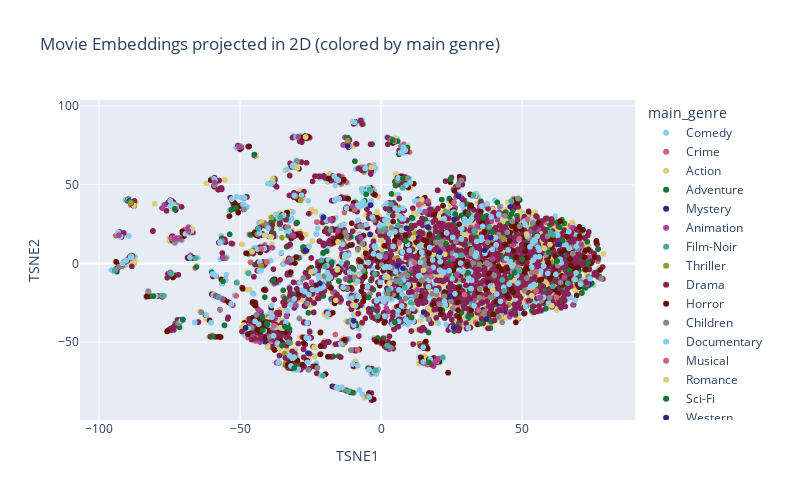

Notebook cell for this chart:
### Markdown cell above
Let's do the same with t-sne, an algorithm specialized for visualizing high dimensional spaces, you can read more about it there : https://en.wikipedia.org/wiki/T-distributed_stochastic_neighbor_embedding

### Code cell
from sklearn.manifold import TSNE

#TOFILL:

# Apply TSNE 
tsne = TSNE(n_components=2, random_state=42)
with tf.device('/cpu:0'):
    X_tsne = tsne.fit_transform(movie_emb_weights_scaled)

# Create a DataFrame for visualization
tsne_df = pd.DataFrame({
    'movieId': movies_name,
    'TSNE1': X_tsne[:, 0],
    'TSNE2': X_tsne[:, 1]
})

# Map back to original IDs and titles
tsne_df['originalId'] = tsne_df['movieId'].map(reverse_movie_ids_map)
tsne_df['title'] = tsne_df['originalId'].map(movieId_to_title)


# Merge with movie metadata (for genres)
tsne_df = tsne_df.merge(df_movies[['movieId', 'genres']], left_on='originalId', right_on='movieId', how='left')
tsne_df.drop(columns=['movieId_y'], inplace=True)
tsne_df.rename(columns={'movieId_x': 'movieId'}, inplace=True)

# Simplify genres: take only the first one for color clarity
tsne_df['main_genre'] = tsne_df['genres'].apply(lambda g: g.split('|')[0] if isinstance(g, str) else 'Unknown')

# Interactive scatter plot with Plotly
fig = px.scatter(
    tsne_df,
    x='TSNE1',
    y='TSNE2',
    color='main_genre',
    hover_name='title',
    hover_data={'main_genre': True},
    title='Movie Embeddings projected in 2D (colored by main genre)',
    width=800,   # largura em pixels
    height=500,    # altura em pixels
    color_discrete_sequence=px.colors.qualitative.Safe
)
#fig.update_traces(marker=dict(size=6, opacity=0.7))
fig.show()

### Figure 1 — Plotly figure (JSON) as saved in the notebook; plotly's stock layout.template omitted (floating-point values rounded to 4 significant figures; data arrays with more than 128 entries replaced by an {"elided": "..."} marker saying what was removed)
{"data": [{"customdata": {"elided": "2776x1 str values"}, "hovertemplate": "<b>%{hovertext}</b><br><br>main_genre=%{customdata[0]}<br>TSNE1=%{x}<br>TSNE2=%{y}<extra></extra>", "hovertext": {"elided": "2776 str values"}, "legendgroup": "Comedy", "marker": {"color": "rgb(136, 204, 238)", "symbol": "circle"}, "mode": "markers", "name": "Comedy", "showlegend": true, "type": "scattergl", "x": {"elided": "2776 float values"}, "xaxis": "x", "y": {"elided": "2776 float values"}, "yaxis": "y"}, {"customdata": {"elided": "534x1 str values"}, "hovertemplate": "<b>%{hovertext}</b><br><br>main_genre=%{customdata[0]}<br>TSNE1=%{x}<br>TSNE2=%{y}<extra></extra>", "hovertext": {"elided": "534 str values"}, "legendgroup": "Crime", "marker": {"color": "rgb(204, 102, 119)", "symbol": "circle"}, "mode": "markers", "name": "Crime", "showlegend": true, "type": "scattergl", "x": {"elided": "534 float values"}, "xaxis": "x", "y": {"elided": "534 float values"}, "yaxis": "y"}, {"customdata": {"elided": "1828x1 str values"}, "hovertemplate": "<b>%{hovertext}</b><br><br>main_genre=%{customdata[0]}<br>TSNE1=%{x}<br>TSNE2=%{y}<extra></extra>", "hovertext": {"elided": "1828 str values"}, "legendgroup": "Action", "marker": {"color": "rgb(221, 204, 119)", "symbol": "circle"}, "mode": "markers", "name": "Action", "showlegend": true, "type": "scattergl", "x": {"elided": "1828 float values"}, "xaxis": "x", "y": {"elided": "1828 float values"}, "yaxis": "y"}, {"customdata": {"elided": "652x1 str values"}, "hovertemplate": "<b>%{hovertext}</b><br><br>main_genre=%{customdata[0]}<br>TSNE1=%{x}<br>TSNE2=%{y}<extra></extra>", "hovertext": {"elided": "652 str values"}, "legendgroup": "Adventure", "marker": {"color": "rgb(17, 119, 51)", "symbol": "circle"}, "mode": "markers", "name": "Adventure", "showlegend": true, "type": "scattergl", "x": {"elided": "652 float values"}, "xaxis": "x", "y": {"elided": "652 float values"}, "yaxis": "y"}, {"customdata": [["Mystery"], ["Mystery"], ["Mystery"], ["Mystery"], ["Mystery"], ["Mystery"], ["Mystery"], ["Mystery"], ["Mystery"], ["Mystery"], ["Mystery"], ["Mystery"], ["Mystery"], ["Mystery"], ["Mystery"], ["Mystery"], ["Mystery"], ["Mystery"], ["Mystery"], ["Mystery"], ["Mystery"], ["Mystery"], ["Mystery"], ["Mystery"], ["Mystery"], ["Mystery"], ["Mystery"], ["Mystery"], ["Mystery"], ["Mystery"], ["Mystery"], ["Mystery"], ["Mystery"], ["Mystery"], ["Mystery"], ["Mystery"], ["Mystery"], ["Mystery"], ["Mystery"], ["Mystery"], ["Mystery"], ["Mystery"], ["Mystery"], ["Mystery"], ["Mystery"], ["Mystery"], ["Mystery"], ["Mystery"]], "hovertemplate": "<b>%{hovertext}</b><br><br>main_genre=%{customdata[0]}<br>TSNE1=%{x}<br>TSNE2=%{y}<extra></extra>", "hovertext": ["Seven (a.k.a. Se7en) (1995)", "District 9 (2009)", "Memento (2000)", "Vanilla Sky (2001)", "Old Boy (2003)", "Saboteur (1942)", "Twelve Monkeys (a.k.a. 12 Monkeys) (1995)", "Absolute Power (1997)", "Jennifer 8 (1992)", "Maltese Falcon, The (a.k.a. Dangerous Female) (1931)", "Rear Window (1954)", "Dead Again (1991)", "Vanishing, The (1993)", "Exam (2009)", "Secret Window (2004)", "Spellbound (1945)", "Pacific Heights (1990)", "Super 8 (2011)", "Inferno (2016)", "Stepford Wives, The (1975)", "Enemy (2013)", "Blow Out (1981)", "Just Cause (1995)", "Seconds (1966)", "True Crime (1996)", "Eyes of Laura Mars (1978)", "Cat o' Nine Tails, The (Gatto a nove code, Il) (1971)", "The Boy Next Door (2015)", "Unforgettable (1996)", "Fear X (2003)", "Andromeda Strain, The (1971)", "Buried (2010)", "Mortal Thoughts (1991)", "Body Double (1984)", "Masquerade (1988)", "Bunny Lake Is Missing (1965)", "Truth About Charlie, The (2002)", "Project X (1968)", "Raven, The (2012)", "The Wailing (2016)", "Death Note Rewrite: Genshisuru Kami (2007)", "Dressed to Kill (1980)", "Sherlock Holmes: The Woman in Green (1945)", "Narcopolis (2014)", "Shattered (1991)", "Stage Fright (1950)", "Obsession (1976)", "Underneath (1995)"], "legendgroup": "Mystery", "marker": {"color": "rgb(51, 34, 136)", "symbol": "circle"}, "mode": "markers", "name": "Mystery", "showlegend": true, "type": "scattergl", "x": [62.39, 44.37, 44.7, -56.04, 59.29, 19.44, 33.79, 59.12, 12.92, 28.21, -25.65, -52.83, 58.69, 45.34, 41.67, -40.77, 15.14, -25.75, 20.99, 42.0, 5.287, 26.9, -38.92, 73.65, -44.4, 22.97, 67.24, 6.425, -27.51, -11.51, 63.87, -7.229, 27.01, -17.29, 1.425, -38.4, -2.358, 19.79, -7.481, 36.59, 7.946, -33.13, -9.19, -16.29, -41.15, -37.45, -59.24, 20.06], "xaxis": "x", "y": [-18.08, -30.76, 19.74, 3.293, -2.121, 2.183, -20.64, 18.89, 16.84, -20.8, -19.89, 34.44, -2.57, 17.47, -20.79, -40.83, -30.99, -22.58, -10.87, -25.88, -20.6, -20.19, -27.19, -13.11, -43.0, 29.17, 17.77, 71.72, 10.32, 74.3, 4.01, 90.6, -21.58, -78.12, -37.01, 51.7, -68.83, -28.93, 23.6, -4.744, 73.89, -7.233, -21.52, -78.67, -49.76, -11.35, -20.17, 46.42], "yaxis": "y"}, {"customdata": {"elided": "297x1 str values"}, "hovertemplate": "<b>%{hovertext}</b><br><br>main_genre=%{customdata[0]}<br>TSNE1=%{x}<br>TSNE2=%{y}<extra></extra>", "hovertext": {"elided": "297 str values"}, "legendgroup": "Animation", "marker": {"color": "rgb(170, 68, 153)", "symbol": "circle"}, "mode": "markers", "name": "Animation", "showlegend": true, "type": "scattergl", "x": {"elided": "297 float values"}, "xaxis": "x", "y": {"elided": "297 float values"}, "yaxis": "y"}, {"customdata": [["Film-Noir"], ["Film-Noir"], ["Film-Noir"], ["Film-Noir"], ["Film-Noir"], ["Film-Noir"], ["Film-Noir"], ["Film-Noir"], ["Film-Noir"], ["Film-Noir"], ["Film-Noir"], ["Film-Noir"]], "hovertemplate": "<b>%{hovertext}</b><br><br>main_genre=%{customdata[0]}<br>TSNE1=%{x}<br>TSNE2=%{y}<extra></extra>", "hovertext": ["Third Man, The (1949)", "Maltese Falcon, The (1941)", "Out of the Past (1947)", "Angel Heart (1987)", "D.O.A. (1988)", "Notorious (1946)", "Kiss Me Deadly (1955)", "Suspicion (1941)", "Undercurrent (1946)", "Suture (1993)", "Pickup on South Street (1953)", "13 Tzameti (2005)"], "legendgroup": "Film-Noir", "marker": {"color": "rgb(68, 170, 153)", "symbol": "circle"}, "mode": "markers", "name": "Film-Noir", "showlegend": true, "type": "scattergl", "x": [39.78, -42.11, 49.63, 9.67, 32.0, 31.59, -80.89, -21.19, -48.03, -68.4, -14.69, -59.77], "xaxis": "x", "y": [-32.38, -41.43, 18.26, 53.92, -25.82, 13.48, -20.83, 0.3319, -43.15, 20.69, 23.09, -6.714], "yaxis": "y"}, {"customdata": [["Thriller"], ["Thriller"], ["Thriller"], ["Thriller"], ["Thriller"], ["Thriller"], ["Thriller"], ["Thriller"], ["Thriller"], ["Thriller"], ["Thriller"], ["Thriller"], ["Thriller"], ["Thriller"], ["Thriller"], ["Thriller"], ["Thriller"], ["Thriller"], ["Thriller"], ["Thriller"], ["Thriller"], ["Thriller"], ["Thriller"], ["Thriller"], ["Thriller"], ["Thriller"], ["Thriller"], ["Thriller"], ["Thriller"], ["Thriller"], ["Thriller"], ["Thriller"], ["Thriller"], ["Thriller"], ["Thriller"], ["Thriller"], ["Thriller"], ["Thriller"], ["Thriller"], ["Thriller"], ["Thriller"], ["Thriller"], ["Thriller"], ["Thriller"], ["Thriller"], ["Thriller"], ["Thriller"], ["Thriller"], ["Thriller"], ["Thriller"], ["Thriller"], ["Thriller"], ["Thriller"], ["Thriller"], ["Thriller"], ["Thriller"], ["Thriller"], ["Thriller"], ["Thriller"], ["Thriller"], ["Thriller"], ["Thriller"], ["Thriller"], ["Thriller"], ["Thriller"], ["Thriller"], ["Thriller"], ["Thriller"], ["Thriller"], ["Thriller"], ["Thriller"], ["Thriller"], ["Thriller"], ["Thriller"], ["Thriller"], ["Thriller"], ["Thriller"], ["Thriller"], ["Thriller"], ["Thriller"], ["Thriller"], ["Thriller"], ["Thriller"]], "hovertemplate": "<b>%{hovertext}</b><br><br>main_genre=%{customdata[0]}<br>TSNE1=%{x}<br>TSNE2=%{y}<extra></extra>", "hovertext": ["Fugitive, The (1993)", "Hush (2016)", "Safe (1995)", "Malice (1993)", "10 Cloverfield Lane (2016)", "The Girl on the Train (2016)", "15 Minutes (2001)", "High Crimes (2002)", "Hush (1998)", "Fear (1996)", "Panic Room (2002)", "Cop (1988)", "Red Rock West (1992)", "Miss Sloane (2016)", "Arlington Road (1999)", "Crush, The (1993)", "Sleepers (1996)", "The Thinning (2016)", "Cape Fear (1991)", "In Crowd, The (2000)", "Best Offer, The (Migliore offerta, La) (2013)", "Don't Breathe (2016)", "Standoff (2016)", "Manchurian Candidate, The (2004)", "Hideaway (1995)", "Spotlight (2015)", "Dead Zone, The (1983)", "Felony (2013)", "Dead Calm (1989)", "Fourth Protocol, The (1987)", "Gift, The (2000)", "Perfect Murder, A (1998)", "Mojave (2015)", "Sliver (1993)", "Across the Hall (2009)", "Guest, The (2014)", "Spartan (2004)", "A Most Wanted Man (2014)", "Stranger in the House (1997)", "Jade (1995)", "Eye of the Beholder (1999)", "Stay (2005)", "Bone Collector, The (1999)", "Strangeland (1998)", "Best Seller (1987)", "Who Am I (Kein System Ist Sicher) (2014)", "Skulls, The (2000)", "Tiger Raid (2016)", "Swimfan (2002)", "Kill Me Three Times (2014)", "I Saw What You Did (1965)", "Twisted (2004)", "Atomic Blonde (2017)", "I Confess (1953)", "Eye, The (Gin gwai) (Jian gui) (2002)", "Sabotage (1936)", "The Loft (2014)", "Don't Say a Word (2001)", "Topaz (1969)", "Felicia's Journey (1999)", "Blink (1994)", "Odessa File, The (1974)", "Glass House, The (2001)", "Bless the Child (2000)", "Shadow Conspiracy (1997)", "American Fable (2017)", "Coma (1978)", "Careful What You Wish For (2015)", "Frenzy (1972)", "Elle (2016)", "Torn Curtain (1966)", "Intact (Intacto) (2001)", "The Maid's Room (2014)", "Colonia (2016)", "Return to Sender (2015)", "Secret Agent (1936)", "Blue Ruin (2013)", "Tightrope (1984)", "Bad Karma (2012)", "Eyewitness (Janitor, The) (1981)", "Ipcress File, The (1965)", "Seven Days in May (1964)", "Domestic Disturbance (2001)"], "legendgroup": "Thriller", "marker": {"color": "rgb(153, 153, 51)", "symbol": "circle"}, "mode": "markers", "name": "Thriller", "showlegend": true, "type": "scattergl", "x": [36.32, 22.87, 43.54, 60.4, 11.45, 12.08, 50.83, 48.44, 24.73, 38.2, -38.7, 34.83, -1.874, -56.87, -32.24, 45.32, -3.272, 45.19, 5.721, -14.2, 34.74, -50.68, -4.122, 36.26, 28.39, 47.49, 70.88, 52.4, 0.5931, -33.8, -41.9, 48.11, -13.61, -48.41, -24.06, -59.15, -42.18, 4.255, -42.65, 6.153, -26.74, -65.82, 42.83, -9.449, -89.54, -37.25, -8.02, 13.17, -14.12, 55.76, -27.95, 39.53, -35.14, 14.28, 29.14, -6.121, 24.66, 29.73, -42.64, -6.406, -70.37, -2.358, -57.54, 17.97, 27.12, 51.72, 53.0, -62.33, -74.87, -7.197, -14.2, -30.73, -44.45, -87.58, 39.28, -25.33, -8.992, 13.56, -44.58, -43.78, -34.22, -75.25, 41.03], "xaxis": "x", "y": [-32.31, 33.08, 15.35, 0.7417, -24.98, 18.96, 20.61, 7.645, -13.01, 17.76, 29.21, 10.07, -7.257, -10.02, -50.51, -26.4, -15.66, 12.37, 3.513, -51.02, 26.53, 36.05, -85.0, 1.036, 52.9, 37.56, 20.09, 11.18, 17.84, -63.49, 23.97, 40.39, -51.49, 41.58, -65.36, 48.84, -38.79, -19.67, -1.671, 35.72, 8.03, 3.296, 17.43, -64.36, 39.86, -11.76, 0.7982, -11.0, 50.4, 4.229, -46.95, 4.12, 16.32, 39.74, -17.66, 58.07, -19.13, 1.608, -37.65, 88.48, 19.42, -68.83, -21.52, 1.111, -9.806, 5.914, -3.04, -32.9, -5.683, 61.05, 24.03, 42.83, 68.68, 36.75, -1.971, -43.63, 38.16, -50.97, -26.6, -47.2, -57.2, -42.22, 8.55], "yaxis": "y"}, {"customdata": {"elided": "2218x1 str values"}, "hovertemplate": "<b>%{hovertext}</b><br><br>main_genre=%{customdata[0]}<br>TSNE1=%{x}<br>TSNE2=%{y}<extra></extra>", "hovertext": {"elided": "2218 str values"}, "legendgroup": "Drama", "marker": {"color": "rgb(136, 34, 85)", "symbol": "circle"}, "mode": "markers", "name": "Drama", "showlegend": true, "type": "scattergl", "x": {"elided": "2218 float values"}, "xaxis": "x", "y": {"elided": "2218 float values"}, "yaxis": "y"}, {"customdata": {"elided": "468x1 str values"}, "hovertemplate": "<b>%{hovertext}</b><br><br>main_genre=%{customdata[0]}<br>TSNE1=%{x}<br>TSNE2=%{y}<extra></extra>", "hovertext": {"elided": "468 str values"}, "legendgroup": "Horror", "marker": {"color": "rgb(102, 17, 0)", "symbol": "circle"}, "mode": "markers", "name": "Horror", "showlegend": true, "type": "scattergl", "x": {"elided": "468 float values"}, "xaxis": "x", "y": {"elided": "468 float values"}, "yaxis": "y"}, {"customdata": {"elided": "197x1 str values"}, "hovertemplate": "<b>%{hovertext}</b><br><br>main_genre=%{customdata[0]}<br>TSNE1=%{x}<br>TSNE2=%{y}<extra></extra>", "hovertext": {"elided": "197 str values"}, "legendgroup": "Children", "marker": {"color": "rgb(136, 136, 136)", "symbol": "circle"}, "mode": "markers", "name": "Children", "showlegend": true, "type": "scattergl", "x": {"elided": "197 float values"}, "xaxis": "x", "y": {"elided": "197 float values"}, "yaxis": "y"}, {"customdata": {"elided": "385x1 str values"}, "hovertemplate": "<b>%{hovertext}</b><br><br>main_genre=%{customdata[0]}<br>TSNE1=%{x}<br>TSNE2=%{y}<extra></extra>", "hovertext": {"elided": "385 str values"}, "legendgroup": "Documentary", "marker": {"color": "rgb(136, 204, 238)", "symbol": "circle"}, "mode": "markers", "name": "Documentary", "showlegend": true, "type": "scattergl", "x": {"elided": "385 float values"}, "xaxis": "x", "y": {"elided": "385 float values"}, "yaxis": "y"}, {"customdata": [["Musical"], ["Musical"], ["Musical"], ["Musical"], ["Musical"], ["Musical"], ["Musical"], ["Musical"], ["Musical"], ["Musical"], ["Musical"], ["Musical"], ["Musical"], ["Musical"], ["Musical"], ["Musical"], ["Musical"], ["Musical"], ["Musical"], ["Musical"], ["Musical"], ["Musical"], ["Musical"]], "hovertemplate": "<b>%{hovertext}</b><br><br>main_genre=%{customdata[0]}<br>TSNE1=%{x}<br>TSNE2=%{y}<extra></extra>", "hovertext": ["Sound of Music, The (1965)", "Meet Me in St. Louis (1944)", "Oklahoma! (1955)", "From Justin to Kelly (2003)", "American in Paris, An (1951)", "Tommy (1975)", "Easter Parade (1948)", "Calamity Jane (1953)", "South Pacific (1958)", "Breakin' 2: Electric Boogaloo (1984)", "Gigi (1958)", "Gold Diggers of 1933 (1933)", "Fantasticks, The (1995)", "Moonwalker (1988)", "Unsinkable Molly Brown, The (1964)", "Cats (1998)", "Happy Go Lovely (1951)", "Gypsy (1962)", "Love Me Tender (1956)", "Silk Stockings (1957)", "Jolson Story, The (1946)", "Inspector General, The (1949)", "Broadway Melody, The (1929)"], "legendgroup": "Musical", "marker": {"color": "rgb(204, 102, 119)", "symbol": "circle"}, "mode": "markers", "name": "Musical", "showlegend": true, "type": "scattergl", "x": [54.91, 25.88, 29.6, -46.31, 52.0, 49.08, -42.46, 17.72, -11.82, -51.4, 11.78, 13.32, 14.34, 62.2, -9.372, 34.56, -40.52, 55.06, -8.289, 16.35, -74.2, -9.721, -38.04], "xaxis": "x", "y": [-5.261, 38.74, -19.98, 0.7474, 27.91, 15.73, 9.219, -8.504, 78.86, -20.64, 0.4164, 37.09, 39.7, -21.57, 34.17, -29.79, 0.9213, -17.44, -54.94, -64.24, 15.81, -82.22, -39.61], "yaxis": "y"}, {"customdata": [["Romance"], ["Romance"], ["Romance"], ["Romance"], ["Romance"], ["Romance"], ["Romance"], ["Romance"], ["Romance"], ["Romance"], ["Romance"], ["Romance"], ["Romance"], ["Romance"], ["Romance"], ["Romance"], ["Romance"], ["Romance"], ["Romance"], ["Romance"], ["Romance"], ["Romance"], ["Romance"], ["Romance"], ["Romance"], ["Romance"], ["Romance"], ["Romance"], ["Romance"], ["Romance"], ["Romance"], ["Romance"], ["Romance"], ["Romance"], ["Romance"], ["Romance"], ["Romance"], ["Romance"]], "hovertemplate": "<b>%{hovertext}</b><br><br>main_genre=%{customdata[0]}<br>TSNE1=%{x}<br>TSNE2=%{y}<extra></extra>", "hovertext": ["Life Less Ordinary, A (1997)", "Meet Joe Black (1998)", "Adjustment Bureau, The (2011)", "Jetée, La (1962)", "Temptress Moon (Feng Yue) (1996)", "Happy Accidents (2000)", "Fall (1997)", "Birdemic: Shock and Terror (2010)", "Enigma (2001)", "Dirty Dancing: Havana Nights (2004)", "Farewell to Arms, A (1932)", "Cherry 2000 (1987)", "Upstream Color (2013)", "Hustler White (1996)", "Paris, I Love You (Paris, je t'aime) (2006)", "House of Mirth, The (2000)", "Code 46 (2003)", "Claim, The (2000)", "Before We Go (2014)", "Big Country, The (1958)", "Message in a Bottle (1999)", "Autumn Tale, An (Conte d'automne) (1998)", "Raise Your Voice (2004)", "Against All Odds (1984)", "'Tis the Season for Love (2015)", "Angel Eyes (2001)", "Love and Other Catastrophes (1996)", "In Love and War (1996)", "Anything for Love (2016)", "And Now... Ladies and Gentlemen... (2002)", "He Loves Me... He Loves Me Not (À la folie... pas du tout) (2002)", "Open Hearts (Elsker dig for evigt) (2002)", "Kama Sutra: A Tale of Love (1996)", "Emma (1996)", "Rio Grande (1950)", "Love Jones (1997)", "Brown Sugar (2002)", "Jack and Sarah (1995)"], "legendgroup": "Romance", "marker": {"color": "rgb(221, 204, 119)", "symbol": "circle"}, "mode": "markers", "name": "Romance", "showlegend": true, "type": "scattergl", "x": [2.964, 39.63, 60.56, -67.02, 51.63, 33.3, -41.28, -38.96, -24.76, -23.74, -3.349, -45.74, 53.44, -29.64, 57.84, -15.27, 8.549, 39.48, -38.38, -35.87, 14.44, 0.01216, -48.67, 59.89, 22.6, -16.05, -87.62, -15.51, -9.89, -35.69, -73.28, -23.5, 15.03, 11.35, 2.295, -40.19, -44.47, -26.76], "xaxis": "x", "y": [-12.48, -17.03, -26.9, 21.8, 18.62, 42.91, 17.75, 16.72, -5.322, -53.23, 61.03, 7.411, -20.57, 60.63, 9.626, 13.66, 21.75, 18.05, 53.76, -54.3, 40.52, 14.53, -39.17, 11.97, 5.83, -23.45, 36.73, -4.137, -26.46, -40.84, 34.96, -59.07, -4.309, 16.28, -8.502, -53.15, 68.82, 80.24], "yaxis": "y"}, {"customdata": [["Sci-Fi"], ["Sci-Fi"], ["Sci-Fi"], ["Sci-Fi"], ["Sci-Fi"], ["Sci-Fi"], ["Sci-Fi"], ["Sci-Fi"], ["Sci-Fi"], ["Sci-Fi"], ["Sci-Fi"], ["Sci-Fi"], ["Sci-Fi"], ["Sci-Fi"], ["Sci-Fi"], ["Sci-Fi"], ["Sci-Fi"], ["Sci-Fi"], ["Sci-Fi"], ["Sci-Fi"], ["Sci-Fi"], ["Sci-Fi"], ["Sci-Fi"], ["Sci-Fi"], ["Sci-Fi"], ["Sci-Fi"], ["Sci-Fi"], ["Sci-Fi"], ["Sci-Fi"], ["Sci-Fi"], ["Sci-Fi"], ["Sci-Fi"], ["Sci-Fi"], ["Sci-Fi"], ["Sci-Fi"], ["Sci-Fi"], ["Sci-Fi"], ["Sci-Fi"], ["Sci-Fi"], ["Sci-Fi"], ["Sci-Fi"], ["Sci-Fi"], ["Sci-Fi"], ["Sci-Fi"], ["Sci-Fi"], ["Sci-Fi"], ["Sci-Fi"], ["Sci-Fi"], ["Sci-Fi"], ["Sci-Fi"], ["Sci-Fi"], ["Sci-Fi"], ["Sci-Fi"], ["Sci-Fi"], ["Sci-Fi"], ["Sci-Fi"], ["Sci-Fi"], ["Sci-Fi"], ["Sci-Fi"], ["Sci-Fi"], ["Sci-Fi"], ["Sci-Fi"]], "hovertemplate": "<b>%{hovertext}</b><br><br>main_genre=%{customdata[0]}<br>TSNE1=%{x}<br>TSNE2=%{y}<extra></extra>", "hovertext": ["Timecrimes (Cronocrímenes, Los) (2007)", "2010: The Year We Make Contact (1984)", "Limitless (2011)", "Island of Dr. Moreau, The (1996)", "Interstellar (2014)", "Blade Runner 2049 (2017)", "Arrival (2016)", "Mission to Mars (2000)", "Boy and His Dog, A (1975)", "Meteor (1979)", "Sphere (1998)", "Contagion (2011)", "2048: Nowhere to Run (2017)", "Omega Doom (1996)", "Idaho Transfer (1973)", "Futureworld (1976)", "Seven Sisters (2017)", "Dawn of the Planet of the Apes (2014)", "Doctor Who: The Runaway Bride (2007)", "Time After Time (1979)", "Angry Red Planet, The (1959)", "Project Almanac (2015)", "Runaway (1984)", "This Island Earth (1955)", "Buck Rogers in the 25th Century (1979)", "Stargate: Continuum (2008)", "Robot Jox (1990)", "Guyver: Dark Hero (1994)", "Doctor Who: A Christmas Carol (2010)", "Brainstorm (1983)", "Sharknado (2013)", "Oblivion 2: Backlash (1996)", "Android (1982)", "Autómata (Automata) (2014)", "20 Million Miles to Earth (1957)", "Alien from L.A. (1988)", "Cargo (2009)", "Final Cut, The (2004)", "Beginning of the End (1957)", "Webmaster (1998)", "When Worlds Collide (1951)", "Retroactive (1997)", "It Came from Outer Space (1953)", "Babylon 5: The Legend of the Rangers: To Live and Die in Starlight (2002)", "Earth vs. the Flying Saucers (1956)", "Babylon 5", "Battle Beyond the Stars (1980)", "Brave New World (1998)", "Paradox (2010)", "Zone 39 (1997)", "Saturn 3 (1980)", "Push (2009)", "Babylon 5: The Lost Tales - Voices in the Dark (2007)", "Signal, The (2014)", "Robinson Crusoe on Mars (1964)", "Amazing Transparent Man, The (1960)", "Incredible Shrinking Man, The (1957)", "Skyline (2010)", "The Darkest Minds (2018)", "Atomic Submarine, The (1959)", "Babylon 5: The Gathering (1993)", "ARQ (2016)"], "legendgroup": "Sci-Fi", "marker": {"color": "rgb(17, 119, 51)", "symbol": "circle"}, "mode": "markers", "name": "Sci-Fi", "showlegend": true, "type": "scattergl", "x": [30.85, 36.21, 23.06, -42.0, 73.44, 24.69, 11.09, 31.04, 35.54, -51.54, 63.4, -27.65, 59.51, -73.37, 7.653, -56.08, -29.74, -38.18, 39.6, 64.37, -14.91, -4.412, -80.75, -40.31, 4.861, 76.89, 26.29, 20.33, -53.13, -73.14, 8.787, 5.122, -42.04, -5.308, -26.75, 33.26, -59.9, -40.47, 47.41, 62.44, -17.44, 50.05, -30.8, -9.856, -32.47, 30.85, 10.83, -11.74, -88.58, -34.09, -35.17, -20.48, -70.31, -89.39, -11.08, 4.186, -44.9, -11.03, -88.77, -10.11, 66.75, 17.0], "xaxis": "x", "y": [-33.82, 29.07, 12.51, -42.35, 0.6341, 53.54, 28.78, 31.62, -38.18, 35.28, 22.99, 10.34, 6.948, 15.8, 53.79, -11.36, 25.9, -10.65, 19.83, 14.45, -11.23, -21.58, -20.82, -38.72, -37.44, 8.887, 31.33, 16.73, 33.96, 34.65, 14.18, 49.4, -34.79, 43.86, 8.014, 20.59, -46.21, -38.06, -5.853, 1.53, 0.7825, 2.46, -66.48, -3.338, -41.68, -6.063, -34.36, 79.79, 38.19, -40.24, -52.19, 6.581, -35.82, 39.69, -81.61, 78.3, 69.08, -81.68, 38.68, -82.0, -4.351, -62.87], "yaxis": "y"}, {"customdata": [["Western"], ["Western"], ["Western"], ["Western"], ["Western"], ["Western"], ["Western"], ["Western"], ["Western"], ["Western"], ["Western"], ["Western"], ["Western"], ["Western"], ["Western"], ["Western"], ["Western"], ["Western"], ["Western"], ["Western"], ["Western"], ["Western"], ["Western"]], "hovertemplate": "<b>%{hovertext}</b><br><br>main_genre=%{customdata[0]}<br>TSNE1=%{x}<br>TSNE2=%{y}<extra></extra>", "hovertext": ["Jeremiah Johnson (1972)", "Nevada Smith (1966)", "Little Big Man (1970)", "High Plains Drifter (1973)", "Pat Garrett and Billy the Kid (1973)", "True Grit (2010)", "The Hateful Eight (2015)", "One-Eyed Jacks (1961)", "Wyatt Earp (1994)", "Winchester '73 (1950)", "Open Range (2003)", "Mackenna's Gold (1969)", "Rio Bravo (1959)", "Bad Girls (1994)", "Winds of the Wasteland (1936)", "Pale Rider (1985)", "Wild Bill (1995)", "Alvarez Kelly (1966)", "Hombre (1967)", "The Dark Valley (2014)", "Tom Horn (1980)", "Appaloosa (2008)", "She Wore a Yellow Ribbon (1949)"], "legendgroup": "Western", "marker": {"color": "rgb(51, 34, 136)", "symbol": "circle"}, "mode": "markers", "name": "Western", "showlegend": true, "type": "scattergl", "x": [-21.75, 63.12, 5.885, -25.9, 45.9, 37.36, 25.93, 8.992, 16.6, 38.9, -26.69, 7.777, -3.719, 20.88, 25.78, 36.65, -48.08, 27.52, -3.915, -9.699, 24.48, -20.44, -11.89], "xaxis": "x", "y": [-12.76, 12.13, -1.344, -57.03, 35.84, -35.4, 27.79, 22.31, 23.08, 16.44, 8.053, -3.149, 36.99, 7.181, -40.76, 8.386, -40.96, 42.73, 18.38, -36.43, -20.86, 29.37, 74.57], "yaxis": "y"}, {"customdata": [["(no genres listed)"], ["(no genres listed)"], ["(no genres listed)"], ["(no genres listed)"], ["(no genres listed)"], ["(no genres listed)"], ["(no genres listed)"], ["(no genres listed)"], ["(no genres listed)"], ["(no genres listed)"], ["(no genres listed)"], ["(no genres listed)"], ["(no genres listed)"], ["(no genres listed)"], ["(no genres listed)"], ["(no genres listed)"], ["(no genres listed)"], ["(no genres listed)"], ["(no genres listed)"], ["(no genres listed)"], ["(no genres listed)"], ["(no genres listed)"], ["(no genres listed)"], ["(no genres listed)"], ["(no genres listed)"], ["(no genres listed)"], ["(no genres listed)"], ["(no genres listed)"], ["(no genres listed)"], ["(no genres listed)"], ["(no genres listed)"], ["(no genres listed)"], ["(no genres listed)"], ["(no genres listed)"]], "hovertemplate": "<b>%{hovertext}</b><br><br>main_genre=%{customdata[0]}<br>TSNE1=%{x}<br>TSNE2=%{y}<extra></extra>", "hovertext": ["Whiplash (2013)", "The Brand New Testament (2015)", "Pirates of the Caribbean: Dead Men Tell No Tales (2017)", "The Godfather Trilogy: 1972-1990 (1992)", "Serving in Silence: The Margarethe Cammermeyer Story (1995)", "The Adventures of Sherlock Holmes and Doctor Watson", "Death Note: Desu nôto (2006–2007)", "The OA", "Green Room (2015)", "Ali Wong: Baby Cobra (2016)", "Ben-hur (2016)", "Let It Be Me (1995)", "T2 3-D: Battle Across Time (1996)", "Black Mirror", "Too Funny to Fail: The Life and Death of The Dana Carvey Show (2017)", "Hyena Road", "La cravate (1957)", "Maria Bamford: Old Baby", "A Midsummer Night's Dream (2016)", "Trevor Noah: African American (2013)", "Cosmos", "Superfast! (2015)", "Paterson", "The Putin Interviews (2017)", "Noin 7 veljestä (1968)", "The Adventures of Sherlock Holmes and Doctor Watson: The Hunt for the Tiger (1980)", "Grease Live (2016)", "Generation Iron 2", "Lemonade (2016)", "Ethel & Ernest (2016)", "A Cosmic Christmas (1977)", "Guardians (2016)", "The Forbidden Dance (1990)", "A Christmas Story Live! (2017)"], "legendgroup": "(no genres listed)", "marker": {"color": "rgb(170, 68, 153)", "symbol": "circle"}, "mode": "markers", "name": "(no genres listed)", "showlegend": true, "type": "scattergl", "x": [-33.21, -31.53, -56.01, 1.57, 39.62, -59.05, 26.95, 15.63, 25.46, 16.53, -31.17, -7.19, 56.55, -38.61, -18.0, 71.0, -56.2, -15.26, -30.35, -68.33, -33.5, -71.93, -50.1, 20.38, 12.8, 64.94, -74.82, 17.29, -92.95, -73.32, -10.13, -58.68, 19.33, -29.36], "xaxis": "x", "y": [1.008, 17.74, 3.426, 4.05, 2.82, 51.46, -7.003, 32.82, 2.879, 39.57, 17.69, 16.24, -21.62, 9.93, 27.81, 12.17, -22.63, 20.86, -26.68, 20.76, -33.61, 15.85, 73.84, -60.6, -16.79, -8.86, -5.79, -4.574, 17.89, 16.09, 36.33, -20.61, -62.34, 80.28], "yaxis": "y"}, {"customdata": [["Fantasy"], ["Fantasy"], ["Fantasy"], ["Fantasy"], ["Fantasy"], ["Fantasy"], ["Fantasy"], ["Fantasy"], ["Fantasy"], ["Fantasy"], ["Fantasy"], ["Fantasy"], ["Fantasy"], ["Fantasy"], ["Fantasy"], ["Fantasy"], ["Fantasy"], ["Fantasy"], ["Fantasy"], ["Fantasy"], ["Fantasy"], ["Fantasy"], ["Fantasy"], ["Fantasy"], ["Fantasy"], ["Fantasy"], ["Fantasy"], ["Fantasy"], ["Fantasy"], ["Fantasy"], ["Fantasy"], ["Fantasy"], ["Fantasy"], ["Fantasy"], ["Fantasy"], ["Fantasy"], ["Fantasy"], ["Fantasy"], ["Fantasy"], ["Fantasy"], ["Fantasy"], ["Fantasy"]], "hovertemplate": "<b>%{hovertext}</b><br><br>main_genre=%{customdata[0]}<br>TSNE1=%{x}<br>TSNE2=%{y}<extra></extra>", "hovertext": ["Prophecy, The (1995)", "Brazil (1985)", "Evil Dead, The (1981)", "Sleepy Hollow (1999)", "Dracula (Bram Stoker's Dracula) (1992)", "Andalusian Dog, An (Chien andalou, Un) (1929)", "Tales from the Darkside: The Movie (1990)", "Fantastic Beasts and Where to Find Them (2016)", "Queen of the Damned (2002)", "Company of Wolves, The (1984)", "Ginger Snaps Back: The Beginning (2004)", "Brigadoon (1954)", "Children of Dune (2003)", "Made in Heaven (1987)", "Beauty and the Beast (2017)", "Silent Hill (2006)", "Videodrome (1983)", "Troll Hunter, The (Trolljegeren) (2010)", "Paperhouse (1988)", "Ninth Gate, The (1999)", "Miss Peregrine's Home for Peculiar Children (2016)", "Twilight Zone: The Movie (1983)", "Last Wave, The (1977)", "Prince of Darkness (1987)", "Candyman: Farewell to the Flesh (1995)", "Red Riding Hood (2011)", "Heartless (2009)", "Insidious (2010)", "Twilight Saga: Eclipse, The (2010)", "Snow White (1916)", "Topo, El (1970)", "Night Listener, The (2006)", "The Dark Tower (2017)", "Troll 2 (1990)", "Nightbreed (1990)", "7 Faces of Dr. Lao (1964)", "Insidious: Chapter 3 (2015)", "Solace (2015)", "Nightmare on Elm Street, A (2010)", "Survive Style 5+ (2004)", "Meshes of the Afternoon (1943)", "Purgatory (1999)"], "legendgroup": "Fantasy", "marker": {"color": "rgb(68, 170, 153)", "symbol": "circle"}, "mode": "markers", "name": "Fantasy", "showlegend": true, "type": "scattergl", "x": [60.09, 66.23, 23.74, 32.74, 61.07, 6.886, 5.967, 10.51, 38.36, 3.534, -35.72, 46.2, 43.64, 7.655, -1.267, 49.06, 2.412, -43.52, -77.04, -1.954, 2.711, -51.16, 8.423, -19.93, -94.48, -20.6, -32.79, -46.99, 28.2, 43.0, 33.09, -65.82, -57.62, 60.88, 2.117, -74.56, 21.87, -3.974, -11.62, -21.23, 1.134, -2.208], "xaxis": "x", "y": [19.77, -12.62, 32.47, 43.17, 18.09, -11.77, 24.16, -24.92, 23.13, 37.63, 29.38, 39.49, -17.45, 48.14, -33.65, -4.716, -52.36, 22.1, -20.55, -67.82, -16.87, -12.24, -15.37, -2.056, -4.535, -71.45, -49.97, -6.269, 5.164, -10.51, 20.73, 3.257, -21.45, -14.51, -52.19, -6.286, -59.79, 46.92, -81.08, 1.873, 21.82, -6.594], "yaxis": "y"}, {"customdata": [["War"], ["War"], ["War"], ["War"]], "hovertemplate": "<b>%{hovertext}</b><br><br>main_genre=%{customdata[0]}<br>TSNE1=%{x}<br>TSNE2=%{y}<extra></extra>", "hovertext": ["Run Silent Run Deep (1958)", "Pork Chop Hill (1959)", "Objective, Burma! (1945)", "Battle for Haditha (2007)"], "legendgroup": "War", "marker": {"color": "rgb(153, 153, 51)", "symbol": "circle"}, "mode": "markers", "name": "War", "showlegend": true, "type": "scattergl", "x": [-42.59, -28.52, -11.86, -88.71], "xaxis": "x", "y": [-1.363, 40.07, 77.93, 38.44], "yaxis": "y"}], "layout": {"height": 500, "legend": {"title": {"text": "main_genre"}, "tracegroupgap": 0}, "title": {"text": "Movie Embeddings projected in 2D (colored by main genre)"}, "width": 800, "xaxis": {"anchor": "y", "domain": [0, 1], "title": {"text": "TSNE1"}}, "yaxis": {"anchor": "x", "domain": [0, 1], "title": {"text": "TSNE2"}}}}
